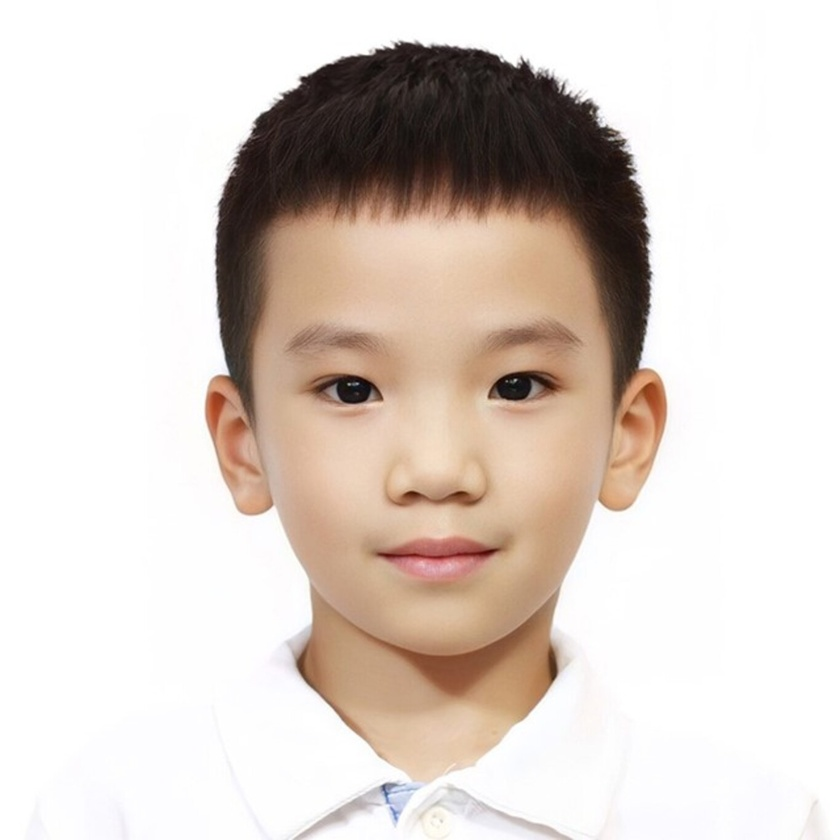
#> input picture test/image_059.jpg, 840 x 840 px, shrunk from 1366 x 1366 before the run, found by its file name
$ jupyter execute --allow-errors timkiem.ipynb
#> lines starting #> are read from the running program, lines starting #| are printed output that depends on the picture
# Quá trình tìm kiếm ảnh tương đồng

## import các thư viện và kết nối các file

[cell 1]
import dlib
import cv2 as cv
import numpy as np
import matplotlib.pyplot as plt
from sklearn.cluster import KMeans
from collections import Counter
import os
from math import sqrt
from math import acos
import pandas as pd
from colormath.color_objects import sRGBColor, LabColor
from colormath.color_conversions import convert_color
from colormath.color_diff import delta_e_cie2000

[cell 2]
#kết nối google drive
from google.colab import drive
drive.mount('/content/gdrive')

[cell 3]
# địa chỉ path
path_haarcascade = "/content/gdrive/MyDrive/DPT/assets/haarcascade.xml"
path_faciallandmark = "/content/gdrive/MyDrive/DPT/assets/shape_predictor_68_face_landmarks.dat"

#> (a cell that did not finish here is left out)

[cell 5]
data_dir = "/content/gdrive/MyDrive/DPT/dataset"
test_dir = "/content/gdrive/MyDrive/DPT/test"

## def

[cell 6]
#tìm kiếm khuân mặt
def face_detection(img):
  faces = detector(img, 0)
  if len(faces) > 0:
    return img[faces[0].top():faces[0].bottom(), faces[0].left():faces[0].right()]
  else:
    return img

  # trích vùng màu da
# [101 lines left out: functions extract_skin, removeBlack, getColorInformation, extractDominantColor, not called in this run]

[cell 7]
# [91 lines left out: functions face_points, caculate_triangle, caculate_points, not called in this run]

[cell 8]
def patch_asscalar(a):
    return a.item()

setattr(np, "asscalar", patch_asscalar)

[cell 9]
# [4 lines left out: function normalize, not called in this run]

## trích đặc trưng ảnh test

[cell 10]
def extract_test(filename):
#> called with filename = 'image_059.jpg'
  img_test = cv.imread(os.path.join(test_dir, filename))
#> img_test is the input picture: shape (840, 840, 3); mean B, G, R 203.2, 210.2, 220.7
  face_img = face_detection(img_test)
  extract_img = extract_skin(face_img)
  dominantColors = extractDominantColor(extract_img,number_of_colors=2 ,hasThresholding=True)
  feature_colorskin = dominantColors[0]["color"]
  feature_points = caculate_points(img_test)
  feature_points_2 = feature_points.copy()

  for i in range(6):
    feature_points_2[i] = feature_points[i]/feature_points[(i+1)%6]
  feature_test = feature_colorskin + feature_points_2
  feature_test = np.array(feature_test)
  return feature_test, img_test

## so sánh độ sai số và tìm ảnh giống nhất

[cell 11]
# [17 lines left out: function get_nearest_image, not called in this run]

## đưa ra kết quả

[cell 12]
def main(filename, feature_path):
  feature_test, img_test = extract_test(filename)
  print(feature_test)
  nearest_image = get_nearest_image(feature_path, feature_test)
  fig, (ax1,ax2) = plt.subplots(2,3, figsize=(12,8))
  ax1[0].set_visible(False)
  ax1[2].set_visible(False)
  ax1[1].imshow(cv.cvtColor(img_test, cv.COLOR_BGR2RGB))
  ax1[1].set_title('Ảnh test')

  ax2[0].imshow(cv.cvtColor(cv.imread(os.path.join(data_dir, nearest_image[0][0])), cv.COLOR_BGR2RGB))
  ax2[0].set_title('Ảnh 1')
  ax2[0].set_xlabel('sai số:'+str(round(nearest_image[0][1],3)))

  ax2[1].imshow(cv.cvtColor(cv.imread(os.path.join(data_dir, nearest_image[1][0])), cv.COLOR_BGR2RGB))
  ax2[1].set_title('Ảnh 2')
  ax2[1].set_xlabel('sai số:'+str(round(nearest_image[1][1],3)))

  ax2[2].imshow(cv.cvtColor(cv.imread(os.path.join(data_dir, nearest_image[2][0])), cv.COLOR_BGR2RGB))
  ax2[2].set_title('Ảnh 3')
  ax2[2].set_xlabel('sai số:'+str(round(nearest_image[2][1],3)))

  plt.subplots_adjust(wspace=0.2, hspace=0.2)

  plt.show()
  return img_test, nearest_image

[cell 13]
filename = "image_059.jpg"

[cell 14]
feature_path = '/content/gdrive/MyDrive/DPT/features.csv'

#> (a cell that did not finish here is left out)

[cell 16]
filename2 = "image_055.jpg"

#> (a cell that did not finish here is left out)

#> call 2 of extract_test, with filename = 'image_055.jpg'
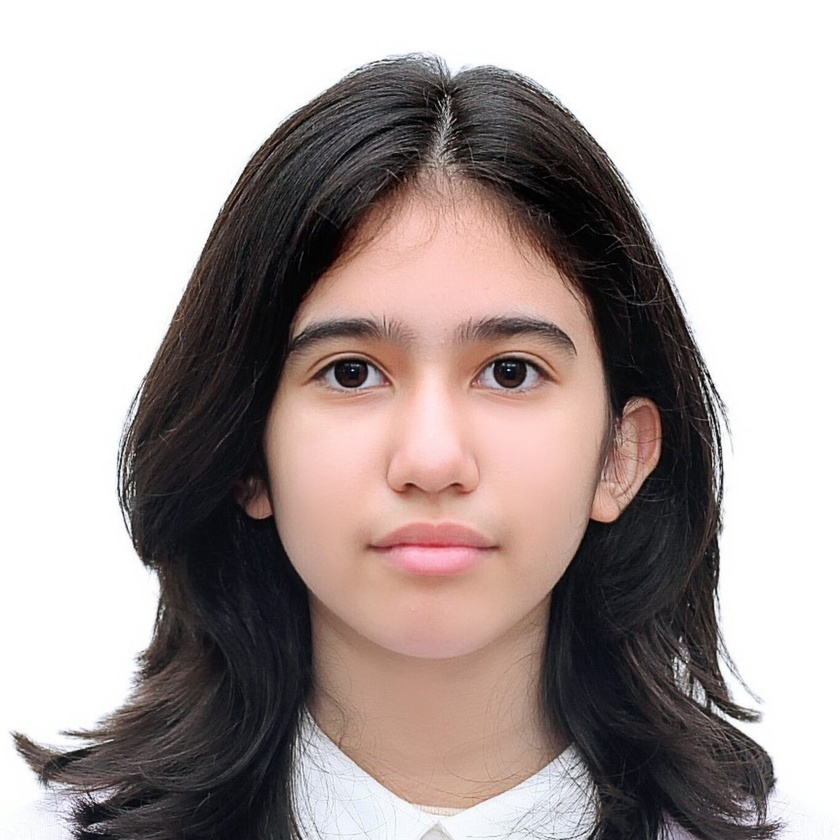
#> input picture dataset/image_055.jpg, 840 x 840 px, shrunk from 1366 x 1366 before the run, found by its file name
#> in extract_test, img_test is the input picture: shape (840, 840, 3); mean B, G, R 159.4, 161.5, 172.5

[cell 18]
filename4 = "test2.jpg"

#> (a cell that did not finish here is left out)

#> call 3 of extract_test, with filename = 'test2.jpg'
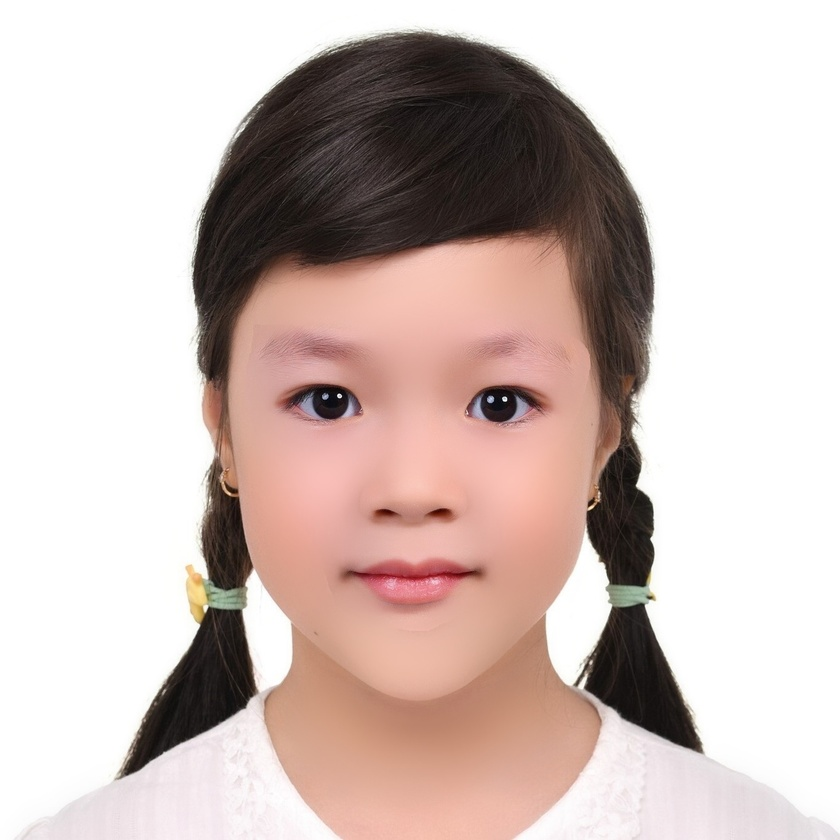
#> input picture test/test2.jpg, 840 x 840 px, shrunk from 1366 x 1366 before the run, found by its file name
#> in extract_test, img_test is the input picture: shape (840, 840, 3); mean B, G, R 185.3, 190.1, 206.9

[cell 20]
filename3 = "test.jpg"

#> (a cell that did not finish here is left out)

#> call 4 of extract_test, with filename = 'test.jpg'
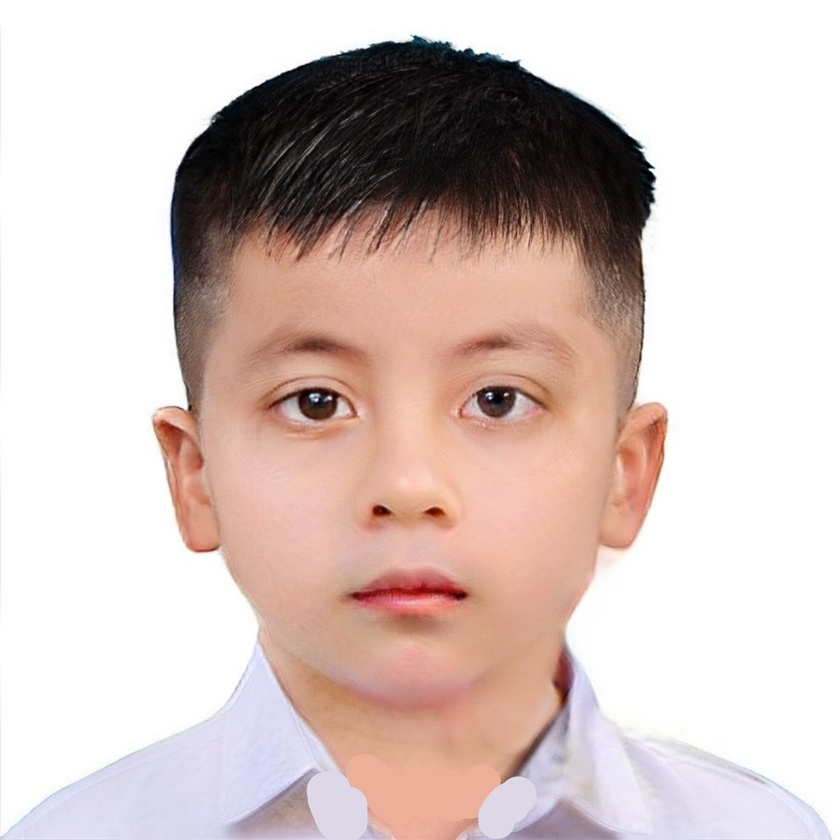
#> input picture test/test.jpg, 840 x 840 px, shrunk from 1366 x 1366 before the run, found by its file name
#> in extract_test, img_test is the input picture: shape (840, 840, 3); mean B, G, R 191.6, 196.2, 213.5

[cell 22]
filename5 = "13.1.jpg"

#> (a cell that did not finish here is left out)

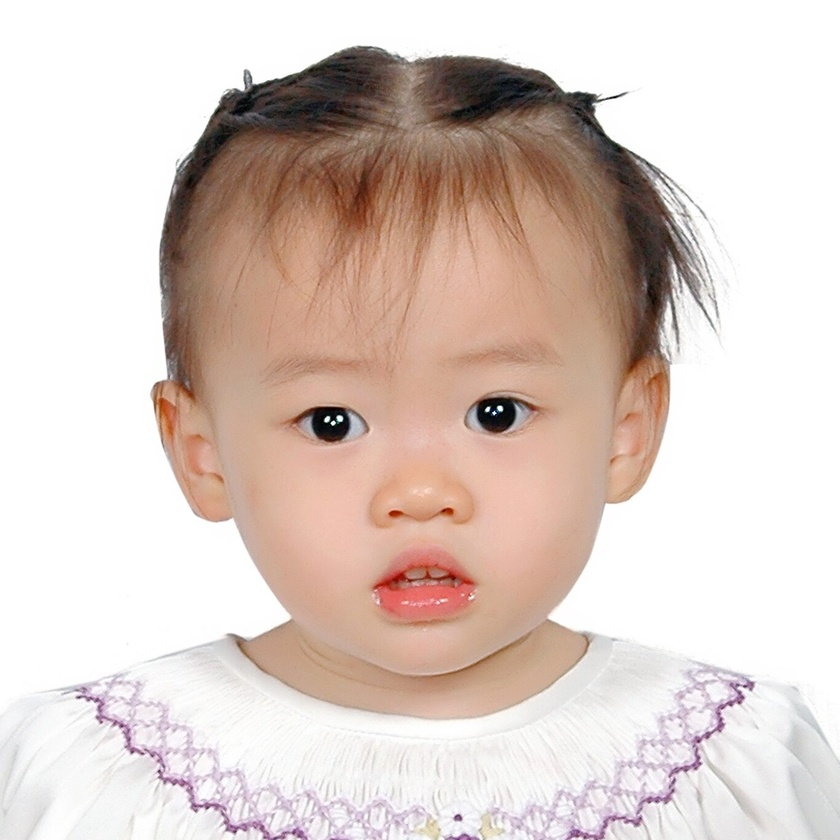
#> input picture test/13.1.jpg, 840 x 840 px, shrunk from 1366 x 1366 before the run, found by its file name
#> in extract_test, img_test is the input picture: shape (840, 840, 3); mean B, G, R 197.7, 204.7, 220.3
